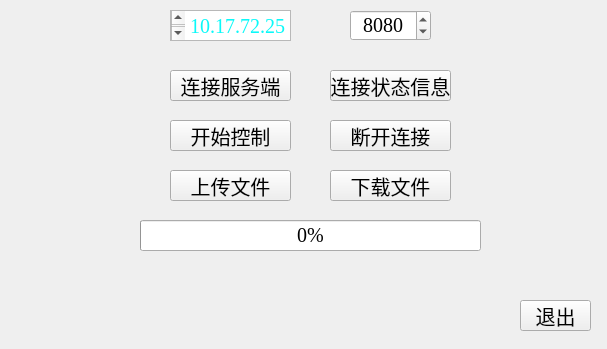
<?xml version="1.0" encoding="UTF-8"?>
<ui version="4.0">
 <class>Client</class>
 <widget class="QMainWindow" name="Client">
  <property name="geometry">
   <rect>
    <x>0</x>
    <y>0</y>
    <width>607</width>
    <height>349</height>
   </rect>
  </property>
  <property name="font">
   <font>
    <family>Times New Roman</family>
    <pointsize>15</pointsize>
   </font>
  </property>
  <property name="windowTitle">
   <string>Client</string>
  </property>
  <property name="windowIcon">
   <iconset resource="resources.qrc">
    <normaloff>:/images/client.png</normaloff>:/images/client.png</iconset>
  </property>
  <widget class="QWidget" name="centralwidget">
   <widget class="QTextEdit" name="ip_text">
    <property name="geometry">
     <rect>
      <x>170</x>
      <y>10</y>
      <width>121</width>
      <height>31</height>
     </rect>
    </property>
    <property name="font">
     <font>
      <family>Times New Roman</family>
      <pointsize>18</pointsize>
     </font>
    </property>
    <property name="layoutDirection">
     <enum>Qt::LayoutDirection::RightToLeft</enum>
    </property>
    <property name="html">
     <string>&lt;!DOCTYPE HTML PUBLIC &quot;-//W3C//DTD HTML 4.0//EN&quot; &quot;http://www.w3.org/TR/REC-html40/strict.dtd&quot;&gt;
&lt;html&gt;&lt;head&gt;&lt;meta name=&quot;qrichtext&quot; content=&quot;1&quot; /&gt;&lt;meta charset=&quot;utf-8&quot; /&gt;&lt;style type=&quot;text/css&quot;&gt;
p, li { white-space: pre-wrap; }
hr { height: 1px; border-width: 0; }
li.unchecked::marker { content: &quot;\2610&quot;; }
li.checked::marker { content: &quot;\2612&quot;; }
&lt;/style&gt;&lt;/head&gt;&lt;body style=&quot; font-family:'Times New Roman'; font-size:18pt; font-weight:400; font-style:normal;&quot;&gt;
&lt;p align=&quot;center&quot; style=&quot; margin-top:0px; margin-bottom:0px; margin-left:0px; margin-right:0px; -qt-block-indent:0; text-indent:0px;&quot;&gt;&lt;span style=&quot; font-size:15pt; color:#0bf9f9;&quot;&gt;10.17.72.253&lt;/span&gt;&lt;/p&gt;&lt;/body&gt;&lt;/html&gt;</string>
    </property>
   </widget>
   <widget class="QSpinBox" name="port_box">
    <property name="geometry">
     <rect>
      <x>350</x>
      <y>10</y>
      <width>81</width>
      <height>31</height>
     </rect>
    </property>
    <property name="alignment">
     <set>Qt::AlignmentFlag::AlignCenter</set>
    </property>
    <property name="minimum">
     <number>1000</number>
    </property>
    <property name="maximum">
     <number>99999</number>
    </property>
    <property name="value">
     <number>8080</number>
    </property>
   </widget>
   <widget class="QPushButton" name="conn_btn">
    <property name="geometry">
     <rect>
      <x>170</x>
      <y>70</y>
      <width>121</width>
      <height>31</height>
     </rect>
    </property>
    <property name="text">
     <string>连接服务端</string>
    </property>
   </widget>
   <widget class="QPushButton" name="disconn_btn">
    <property name="geometry">
     <rect>
      <x>330</x>
      <y>120</y>
      <width>121</width>
      <height>31</height>
     </rect>
    </property>
    <property name="text">
     <string>断开连接</string>
    </property>
   </widget>
   <widget class="QPushButton" name="search_btn">
    <property name="geometry">
     <rect>
      <x>330</x>
      <y>70</y>
      <width>121</width>
      <height>31</height>
     </rect>
    </property>
    <property name="text">
     <string>连接状态信息</string>
    </property>
   </widget>
   <widget class="QPushButton" name="upload_btn">
    <property name="geometry">
     <rect>
      <x>170</x>
      <y>170</y>
      <width>121</width>
      <height>31</height>
     </rect>
    </property>
    <property name="text">
     <string>上传文件</string>
    </property>
   </widget>
   <widget class="QPushButton" name="exit_btn">
    <property name="geometry">
     <rect>
      <x>520</x>
      <y>300</y>
      <width>71</width>
      <height>31</height>
     </rect>
    </property>
    <property name="text">
     <string>退出</string>
    </property>
   </widget>
   <widget class="QPushButton" name="download_file">
    <property name="geometry">
     <rect>
      <x>330</x>
      <y>170</y>
      <width>121</width>
      <height>31</height>
     </rect>
    </property>
    <property name="text">
     <string>下载文件</string>
    </property>
   </widget>
   <widget class="QProgressBar" name="upProgressBar">
    <property name="geometry">
     <rect>
      <x>140</x>
      <y>220</y>
      <width>341</width>
      <height>31</height>
     </rect>
    </property>
    <property name="value">
     <number>0</number>
    </property>
    <property name="alignment">
     <set>Qt::AlignmentFlag::AlignCenter</set>
    </property>
   </widget>
   <widget class="QPushButton" name="control_btn">
    <property name="geometry">
     <rect>
      <x>170</x>
      <y>120</y>
      <width>121</width>
      <height>31</height>
     </rect>
    </property>
    <property name="text">
     <string>开始控制</string>
    </property>
   </widget>
  </widget>
 </widget>
 <resources>
  <include location="resources.qrc"/>
 </resources>
 <connections/>
</ui>
